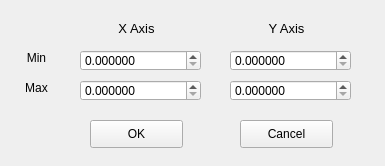
<?xml version="1.0" encoding="UTF-8"?>
<ui version="4.0">
 <class>Window_Zoom_2dPlot</class>
 <widget class="QWidget" name="Window_Zoom_2dPlot">
  <property name="geometry">
   <rect>
    <x>0</x>
    <y>0</y>
    <width>385</width>
    <height>166</height>
   </rect>
  </property>
  <property name="windowTitle">
   <string>Set Min and Max Coordinates</string>
  </property>
  <widget class="QDoubleSpinBox" name="doubleSpinBox_xmin">
   <property name="geometry">
    <rect>
     <x>80</x>
     <y>50</y>
     <width>121</width>
     <height>21</height>
    </rect>
   </property>
   <property name="decimals">
    <number>6</number>
   </property>
   <property name="maximum">
    <double>1.000000000000000</double>
   </property>
  </widget>
  <widget class="QDoubleSpinBox" name="doubleSpinBox_xmax">
   <property name="geometry">
    <rect>
     <x>80</x>
     <y>80</y>
     <width>121</width>
     <height>21</height>
    </rect>
   </property>
   <property name="decimals">
    <number>6</number>
   </property>
  </widget>
  <widget class="QDoubleSpinBox" name="doubleSpinBox_ymin">
   <property name="geometry">
    <rect>
     <x>230</x>
     <y>50</y>
     <width>121</width>
     <height>21</height>
    </rect>
   </property>
   <property name="decimals">
    <number>6</number>
   </property>
  </widget>
  <widget class="QDoubleSpinBox" name="doubleSpinBox_ymax">
   <property name="geometry">
    <rect>
     <x>230</x>
     <y>80</y>
     <width>121</width>
     <height>21</height>
    </rect>
   </property>
   <property name="decimals">
    <number>6</number>
   </property>
  </widget>
  <widget class="QLabel" name="label">
   <property name="geometry">
    <rect>
     <x>110</x>
     <y>20</y>
     <width>53</width>
     <height>16</height>
    </rect>
   </property>
   <property name="font">
    <font>
     <pointsize>10</pointsize>
    </font>
   </property>
   <property name="text">
    <string>X Axis</string>
   </property>
   <property name="alignment">
    <set>Qt::AlignCenter</set>
   </property>
  </widget>
  <widget class="QLabel" name="label_2">
   <property name="geometry">
    <rect>
     <x>260</x>
     <y>20</y>
     <width>53</width>
     <height>16</height>
    </rect>
   </property>
   <property name="font">
    <font>
     <pointsize>10</pointsize>
    </font>
   </property>
   <property name="text">
    <string>Y Axis</string>
   </property>
   <property name="alignment">
    <set>Qt::AlignCenter</set>
   </property>
  </widget>
  <widget class="QLabel" name="label_3">
   <property name="geometry">
    <rect>
     <x>10</x>
     <y>50</y>
     <width>53</width>
     <height>16</height>
    </rect>
   </property>
   <property name="font">
    <font>
     <pointsize>9</pointsize>
    </font>
   </property>
   <property name="text">
    <string>Min</string>
   </property>
   <property name="alignment">
    <set>Qt::AlignCenter</set>
   </property>
  </widget>
  <widget class="QLabel" name="label_4">
   <property name="geometry">
    <rect>
     <x>10</x>
     <y>80</y>
     <width>53</width>
     <height>16</height>
    </rect>
   </property>
   <property name="font">
    <font>
     <pointsize>9</pointsize>
    </font>
   </property>
   <property name="text">
    <string>Max</string>
   </property>
   <property name="alignment">
    <set>Qt::AlignCenter</set>
   </property>
  </widget>
  <widget class="QPushButton" name="pushButton_OK">
   <property name="geometry">
    <rect>
     <x>90</x>
     <y>120</y>
     <width>93</width>
     <height>28</height>
    </rect>
   </property>
   <property name="text">
    <string>OK</string>
   </property>
  </widget>
  <widget class="QPushButton" name="pushButton_Cancel">
   <property name="geometry">
    <rect>
     <x>240</x>
     <y>120</y>
     <width>93</width>
     <height>28</height>
    </rect>
   </property>
   <property name="text">
    <string>Cancel</string>
   </property>
  </widget>
 </widget>
 <layoutdefault spacing="6" margin="11"/>
 <resources/>
 <connections/>
</ui>
